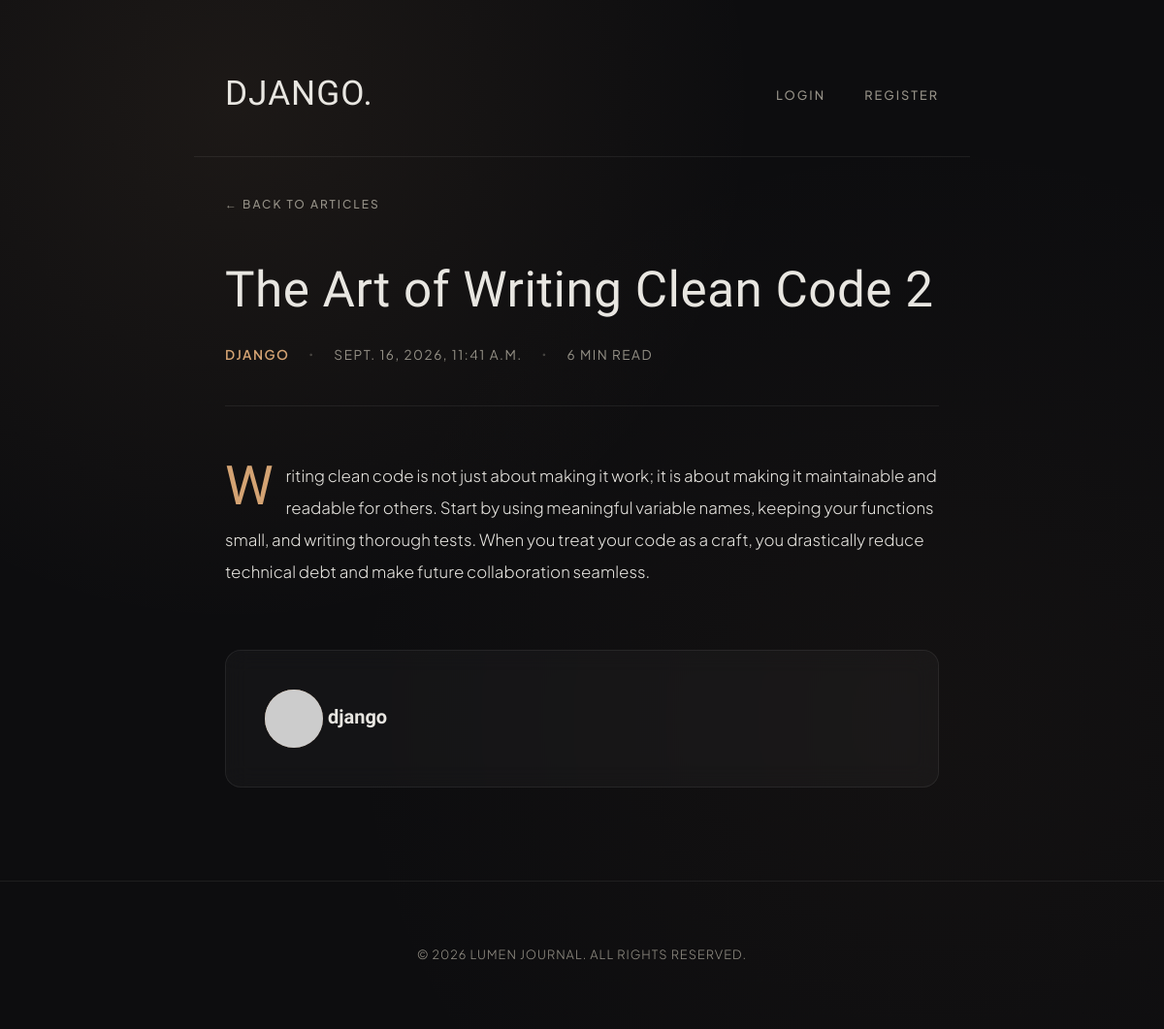
The page /article/5/ on the database its author committed.
### daily_news/models.py (models this page shows, shortened)
class Blog(models.Model):
    headline = models.CharField()
    body = models.TextField()
    author = models.ForeignKey('auth.User',
                               on_delete=models.SET_NULL,
                               null=True,
                               blank=True
                            )
    published_at = models.DateTimeField(auto_now=True)

### daily_news/views.py (the view)
# urls.py: path("article/<int:pk>/", article, name="read-blog"), # name='read-blog' named URL
def article(request, pk):
    blog_posts = Blog.objects.filter(id=pk)
    if blog_posts.exists():
        return render(request,
                      "daily_news/article.html",
                      context={"blog": blog_posts.first()}
                      )
    else:
        return redirect("/not_found")

### daily_news/templates/daily_news/article.html (shortened to what this page needs)
{% extends "daily_news/base.html" %} {% block content %}
<main class="article-container">
  <a href="#" class="back-link">← Back to Articles</a>
  <header class="article-header">
    <h1 class="article-title">{{blog.headline}}</h1>
    <div class="article-meta">
      <span class="author">{{blog.author}}</span>
      <span class="dot">•</span>
      <time datetime="2026-09-08">{{blog.published_at}}</time>
      <span class="dot">•</span>
      <span>6 min read</span>
    </div>
  </header>
  <article class="article-body">
    <p>{{blog.body}}</p>
  </article>
  <section class="author-box" style="flex-direction: row; align-items: center;">
    <div style="display: flex; gap: 5px; align-items: center">
      <img
        class="author-avatar"
        src="https://picsum.photos/200/300"
        width="100"
        height="100"
      />
      <div class="author-details">
        <h4>{{blog.author}}</h4>
      </div>
    </div>
  </section>
</main>
{% endblock %}

### daily_news/templates/daily_news/base.html (style rules this page uses)
:root { --bg-color: #0d0d0f; --card-bg: rgba(255, 255, 255, 0.03); --card-hover-bg: rgba(255, 255, 255, 0.05); --text-primary: #e8e6e1; --text-muted: #949086; --accent: #d4a373; --accent-glow: rgba(212, 163, 115, 0.15); --border-color: rgba(255, 255, 255, 0.07); --border-hover: rgba(212, 163, 115, 0.35); --font-display: "Italiana", serif; --font-sans: "Plus Jakarta Sans", sans-serif; }
* { box-sizing: border-box; margin: 0; padding: 0; }
body { background-color: var(--bg-color); color: var(--text-primary); font-family: var(--font-sans); line-height: 1.8; -webkit-font-smoothing: antialiased; min-height: 100vh; background-image: radial-gradient( circle at 15% 20%, rgba(212, 163, 115, 0.06) 0%, transparent 45% ), radial-gradient( circle at 85% 80%, rgba(138, 100, 70, 0.05) 0%, transparent 50% ); background-attachment: fixed; }
a { color: inherit; text-decoration: none; transition: all 0.3s cubic-bezier(0.16, 1, 0.3, 1); }

### daily_news/templates/daily_news/article.html (style rules this page uses)
:root { --bg-color: #0d0d0f; --card-bg: rgba(255, 255, 255, 0.03); --text-primary: #e8e6e1; --text-muted: #949086; --accent: #d4a373; --accent-glow: rgba(212, 163, 115, 0.15); --border-color: rgba(255, 255, 255, 0.07); --font-display: "Italiana", serif; --font-sans: "Plus Jakarta Sans", sans-serif; }
* { box-sizing: border-box; margin: 0; padding: 0; }
body { background-color: var(--bg-color); color: var(--text-primary); font-family: var(--font-sans); line-height: 1.85; -webkit-font-smoothing: antialiased; min-height: 100vh; background-image: radial-gradient( circle at 20% 10%, rgba(212, 163, 115, 0.08) 0%, transparent 40% ), radial-gradient( circle at 80% 70%, rgba(138, 100, 70, 0.05) 0%, transparent 50% ); background-attachment: fixed; }
a { color: inherit; text-decoration: none; transition: all 0.3s cubic-bezier(0.16, 1, 0.3, 1); }
.article-container { max-width: 800px; margin: 0 auto; padding: 2rem 2rem 6rem; }
.back-link { display: inline-flex; align-items: center; gap: 0.6rem; font-size: 0.75rem; letter-spacing: 2px; text-transform: uppercase; color: var(--text-muted); margin-bottom: 3rem; font-weight: 500; }
.article-header { margin-bottom: 3.5rem; border-bottom: 1px solid var(--border-color); padding-bottom: 2.5rem; }
.article-title { font-family: var(--font-display); font-size: 3.2rem; line-height: 1.15; font-weight: 400; color: var(--text-primary); margin-bottom: 1.5rem; letter-spacing: 0.5px; }
.article-meta { display: flex; align-items: center; gap: 1.25rem; font-size: 0.85rem; color: var(--text-muted); text-transform: uppercase; letter-spacing: 1.5px; }
.article-meta .author { color: var(--accent); font-weight: 600; }
.article-meta .dot { font-size: 0.5rem; opacity: 0.4; }
.article-body { font-size: 1.05rem; color: var(--text-primary); font-weight: 300; line-height: 1.95; display: flex; flex-direction: column; gap: 1.8rem; }
.article-body p::first-letter { font-family: var(--font-display); font-size: 3.5rem; float: left; line-height: 0.8; margin-right: 0.8rem; margin-top: 0.2rem; color: var(--accent); }
.author-box { background: var(--card-bg); border: 1px solid var(--border-color); border-radius: 16px; padding: 2.5rem; margin-top: 4rem; backdrop-filter: blur(12px); display: flex; gap: 1.5rem; align-items: center; }
.author-avatar { width: 60px; height: 60px; border-radius: 50%; background: linear-gradient(135deg, var(--accent), #523a27); display: flex; align-items: center; justify-content: center; font-family: var(--font-display); font-size: 1.4rem; color: #0d0d0f; font-weight: 600; flex-shrink: 0; }
.author-details h4 { font-family: var(--font-display); font-size: 1.25rem; color: var(--text-primary); margin-bottom: 0.25rem; }

### rows shown on the page
Blog: headline "The Art of Writing Clean Code 2", author "DJANGO", published_at "SEPT. 16, 2026, 11:41 A.M.", body "Writing clean code is not just about making it work; it is about making it maintainable and readable for others. Start by using meaningful variable names, keeping your functions small, and writing thorough tests. When you treat your code as a craft, you drastically reduce technical debt and make future collaboration seamless.", author "django"
